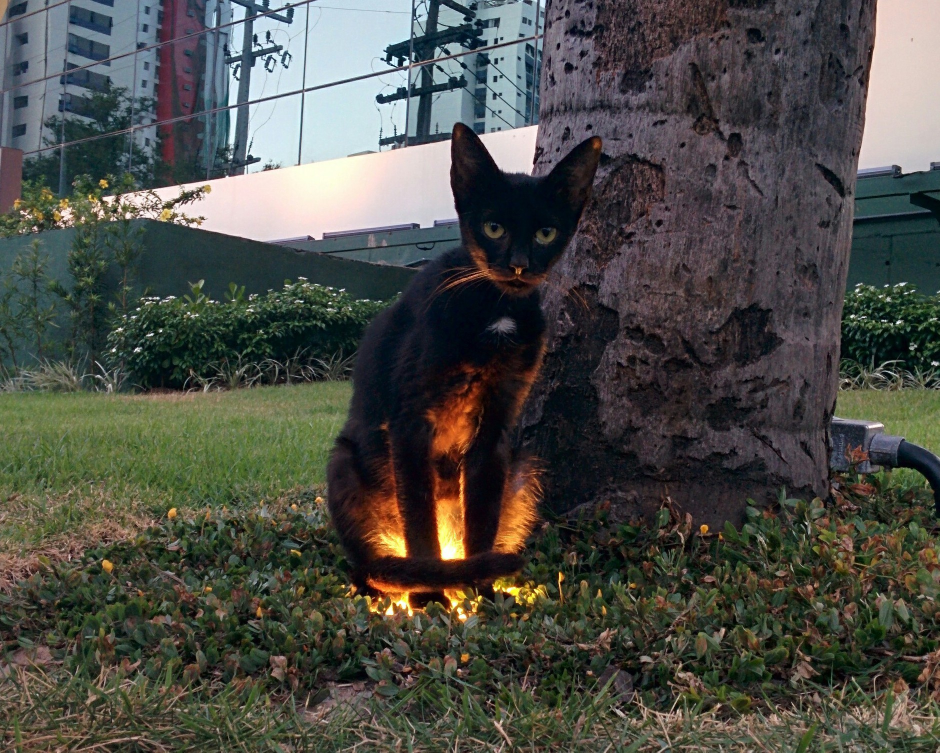
#> input picture lab1/lab1/6_26.jpg, 1879 x 1505 px, found by its file name (shown at 1/2 size)
$ jupyter execute --allow-errors cv1.ipynb
#> lines starting #> are read from the running program, lines starting #| are printed output that depends on the picture
[cell 1]
import matplotlib.pyplot as plt
import matplotlib.image as pltimg
im = pltimg.imread('.\\6_26.jpg')
#> im is the input picture: shape (1505, 1879, 3); mean R, G, B 76.2, 76.8, 70.7
fig = plt.figure(figsize=(15,10))

plt.subplot(221)
plt.imshow(im[:,:,0])
plt.subplot(222)
plt.imshow(im[:,:,1])
plt.subplot(223)
plt.imshow(im[:,:,2])
plt.subplot(224)
plt.imshow(im)
plt.show()
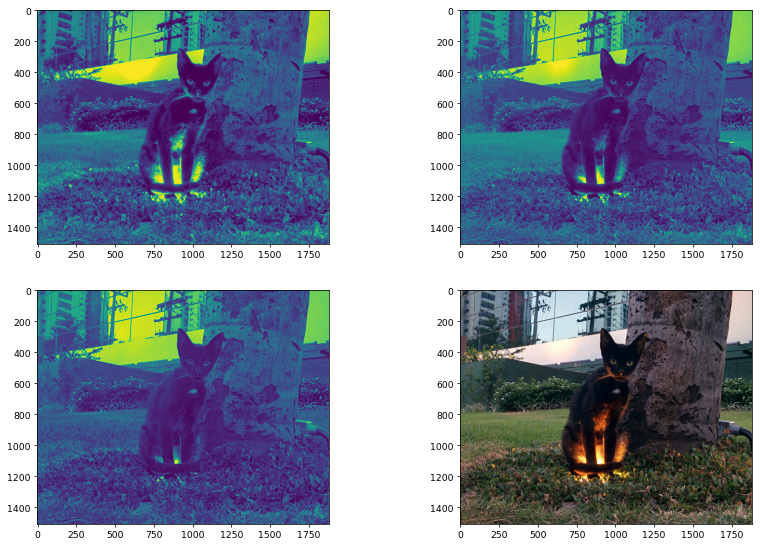
#> figure drawn by matplotlib, 4 panels

[cell 2]
import matplotlib.pyplot as plt
import matplotlib.image as pltimg
im = pltimg.imread('.\\6_26.jpg')
fig = plt.figure(figsize=(15,10))

plt.imshow(im[0:350, 300:1250,])
plt.show()
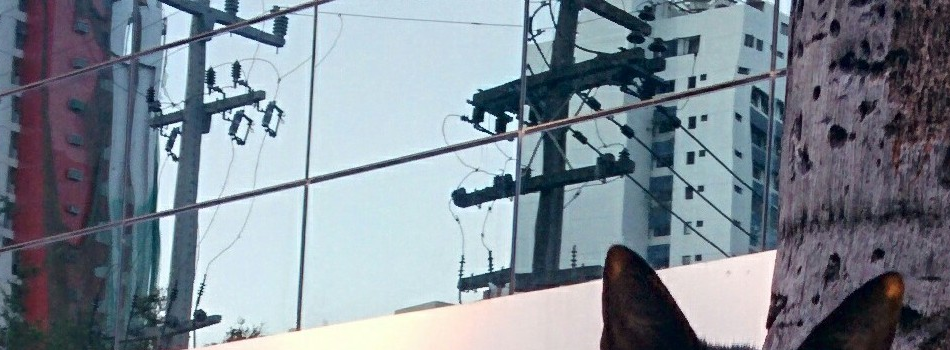
#> shown: shape (350, 950, 3); mean R, G, B 125.6, 136.2, 146.9

[cell 3]
import matplotlib.pyplot as plt
import matplotlib.image as pltimg
im = pltimg.imread('.\\6_26.jpg')
imGBR = pltimg.imread('.\\6_26.jpg')
imRBG = pltimg.imread('.\\6_26.jpg')
imGRB = pltimg.imread('.\\6_26.jpg')
imBRG = pltimg.imread('.\\6_26.jpg')
imBGR = pltimg.imread('.\\6_26.jpg')
fig = plt.figure(figsize=(15,10))

#> (the rest of this cell did not finish here and is left out)

[cell 4]
import matplotlib.pyplot as plt
import matplotlib.image as pltimg
im = pltimg.imread('.\\6_26.jpg')
im2 = pltimg.imread('.\\6_26.jpg')
fig = plt.figure(figsize=(15,10))
#> (the rest of this cell did not finish here and is left out)

[cell 5]
from PIL import Image
import numpy as np
import sys

sub = Image.open(".\\6_26.jpg")
sub = sub.convert("RGBA")
data = np.array(sub)
red, green, blue, alpha = data.T
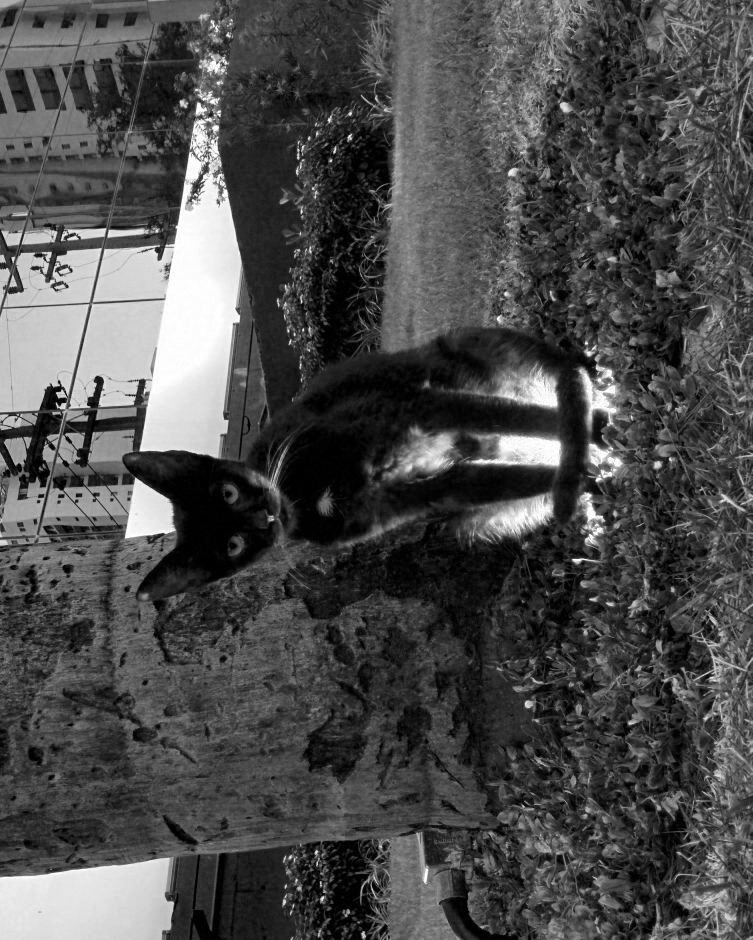
#> red: shape (1879, 1505) (shown at 1/2 size); min 0, max 255, mean 76.2
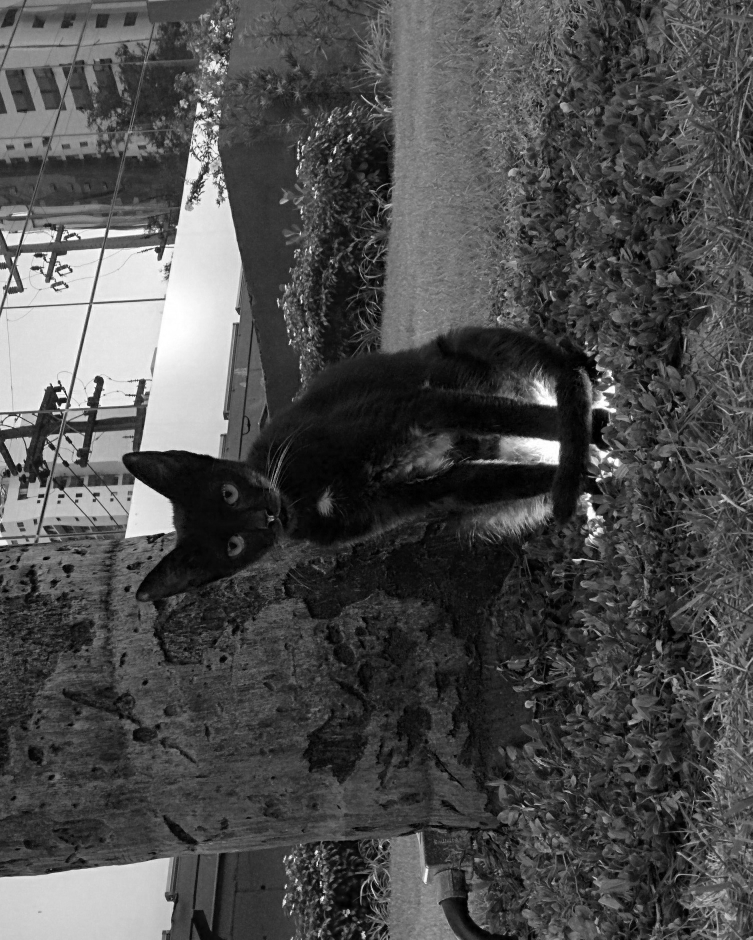
#> green: shape (1879, 1505) (shown at 1/2 size); min 0, max 255, mean 76.8
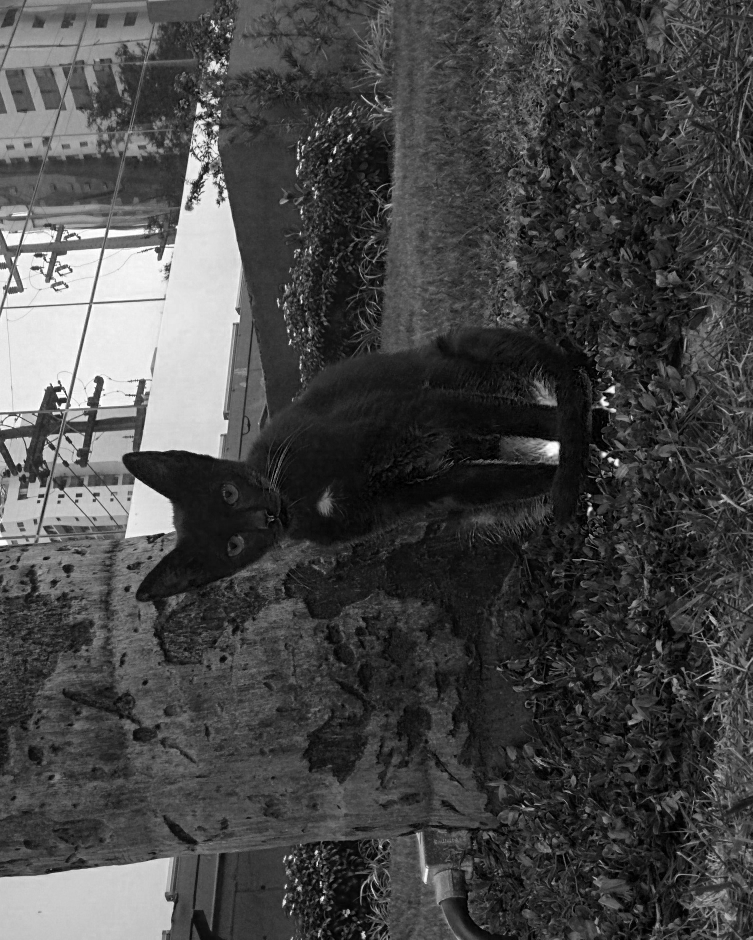
#> blue: shape (1879, 1505) (shown at 1/2 size); min 0, max 255, mean 70.7
#> alpha: shape (1879, 1505); every value is 255
data = np.array([blue, red, green, alpha])
data = data.transpose()
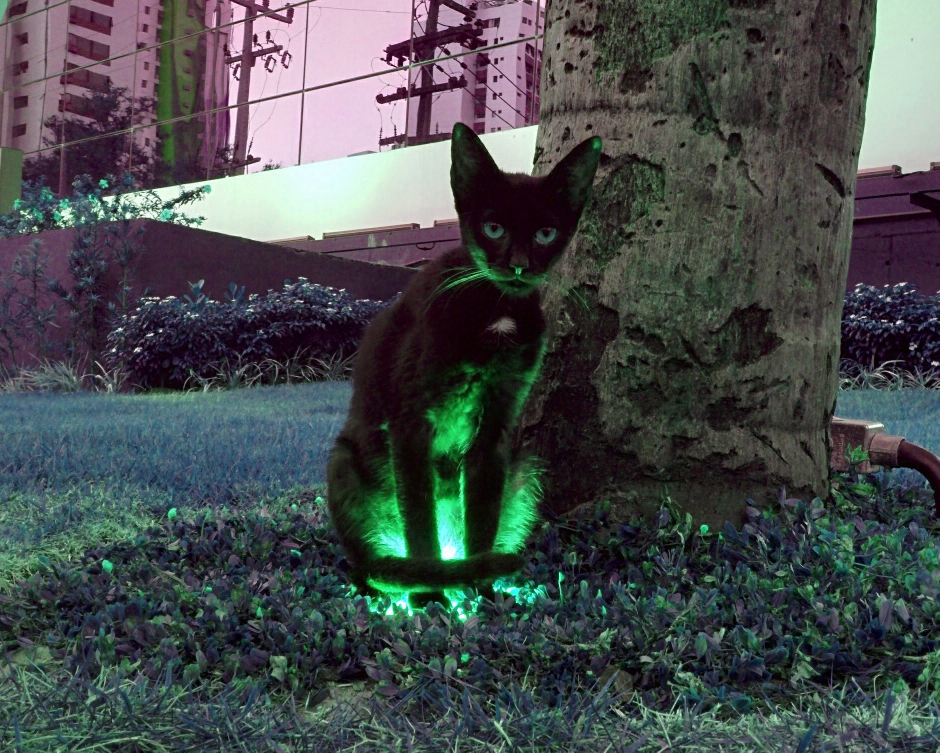
#> data: shape (1505, 1879, 4) (shown at 1/2 size); mean R, G, B, A 70.7, 76.2, 76.8, 255
sub = Image.fromarray(data)
sub.show()

[cell 6]
im = pltimg.imread('.\\6_26.jpg')
fig = plt.figure()
plt.subplot(121)
plt.plot(im[:,1000,1])
plt.subplot(122)
plt.imshow(im)
plt.show()
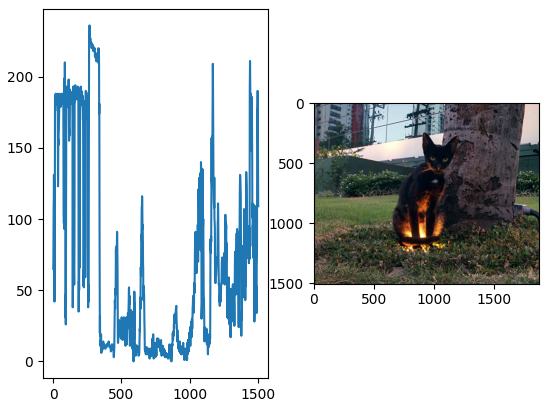
#> figure drawn by matplotlib, 2 panels; panel 1: curve peaks at x = 266, y = 236
